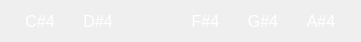
        <widget class="QWidget" name="layoutWidget">
         <property name="geometry">
          <rect>
           <x>125</x>
           <y>288</y>
           <width>361</width>
           <height>23</height>
          </rect>
         </property>
         <layout class="QHBoxLayout" name="blackNoteLabels1">
          <property name="spacing">
           <number>0</number>
          </property>
          <property name="sizeConstraint">
           <enum>QLayout::SetDefaultConstraint</enum>
          </property>
          <item>
           <widget class="QLabel" name="cSharpLabel1">
            <property name="font">
             <font>
              <family>Segoe UI</family>
              <pointsize>12</pointsize>
             </font>
            </property>
            <property name="styleSheet">
             <string notr="true">color: white;</string>
            </property>
            <property name="text">
             <string>C#4</string>
            </property>
            <property name="alignment">
             <set>Qt::AlignCenter</set>
            </property>
           </widget>
          </item>
          <item>
           <widget class="QLabel" name="dSharpLabel1">
            <property name="font">
             <font>
              <family>Segoe UI</family>
              <pointsize>12</pointsize>
             </font>
            </property>
            <property name="styleSheet">
             <string notr="true">color: white;</string>
            </property>
            <property name="text">
             <string>D#4</string>
            </property>
            <property name="alignment">
             <set>Qt::AlignCenter</set>
            </property>
           </widget>
          </item>
          <item>
           <spacer name="horizontalSpacer">
            <property name="orientation">
             <enum>Qt::Horizontal</enum>
            </property>
            <property name="sizeType">
             <enum>QSizePolicy::Fixed</enum>
            </property>
            <property name="sizeHint" stdset="0">
             <size>
              <width>50</width>
              <height>20</height>
             </size>
            </property>
           </spacer>
          </item>
          <item>
           <widget class="QLabel" name="fSharpLabel1">
            <property name="font">
             <font>
              <family>Segoe UI</family>
              <pointsize>12</pointsize>
             </font>
            </property>
            <property name="styleSheet">
             <string notr="true">color: white;</string>
            </property>
            <property name="text">
             <string>F#4</string>
            </property>
            <property name="alignment">
             <set>Qt::AlignCenter</set>
            </property>
           </widget>
          </item>
          <item>
           <widget class="QLabel" name="gSharpLabel1">
            <property name="font">
             <font>
              <family>Segoe UI</family>
              <pointsize>12</pointsize>
             </font>
            </property>
            <property name="styleSheet">
             <string notr="true">color: white;</string>
            </property>
            <property name="text">
             <string>G#4</string>
            </property>
            <property name="alignment">
             <set>Qt::AlignCenter</set>
            </property>
           </widget>
          </item>
          <item>
           <widget class="QLabel" name="aSharpLabel1">
            <property name="font">
             <font>
              <family>Segoe UI</family>
              <pointsize>12</pointsize>
             </font>
            </property>
            <property name="styleSheet">
             <string notr="true">color: white;</string>
            </property>
            <property name="text">
             <string>A#4</string>
            </property>
            <property name="alignment">
             <set>Qt::AlignCenter</set>
            </property>
           </widget>
          </item>
         </layout>
        </widget>
